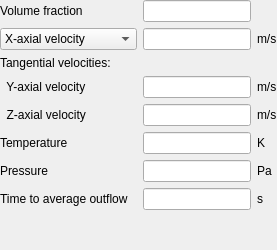
              <widget class="QWidget" name="page_fluid_mo">
               <layout class="QVBoxLayout" name="verticalLayout_5">
                <property name="leftMargin">
                 <number>0</number>
                </property>
                <property name="topMargin">
                 <number>0</number>
                </property>
                <property name="rightMargin">
                 <number>0</number>
                </property>
                <property name="bottomMargin">
                 <number>0</number>
                </property>
                <item>
                 <layout class="QGridLayout" name="gridLayout_14" columnstretch="0,1,0">
                  <property name="leftMargin">
                   <number>0</number>
                  </property>
                  <property name="topMargin">
                   <number>0</number>
                  </property>
                  <property name="rightMargin">
                   <number>0</number>
                  </property>
                  <property name="bottomMargin">
                   <number>0</number>
                  </property>
                  <item row="4" column="0">
                   <widget class="QLabel" name="label_fluid_velocity_2_3">
                    <property name="text">
                     <string>  Z-axial velocity</string>
                    </property>
                   </widget>
                  </item>
                  <item row="0" column="1">
                   <widget class="LineEdit" name="lineedit_keyword_bc_ep_g_3_args_BC">
                    <property name="readOnly">
                     <bool>true</bool>
                    </property>
                   </widget>
                  </item>
                  <item row="0" column="0">
                   <widget class="QLabel" name="label_bc_ep_g_3">
                    <property name="text">
                     <string>Volume fraction</string>
                    </property>
                   </widget>
                  </item>
                  <item row="1" column="1">
                   <widget class="LineEdit" name="lineedit_fluid_outflow"/>
                  </item>
                  <item row="1" column="2">
                   <widget class="QLabel" name="label_fluid_outflow_units">
                    <property name="text">
                     <string>m/s</string>
                    </property>
                   </widget>
                  </item>
                  <item row="2" column="0">
                   <widget class="QLabel" name="label_fluid_velocities_3">
                    <property name="font">
                     <font>
                      <weight>50</weight>
                      <bold>false</bold>
                     </font>
                    </property>
                    <property name="text">
                     <string>Tangential velocities:</string>
                    </property>
                   </widget>
                  </item>
                  <item row="3" column="0">
                   <widget class="QLabel" name="label_fluid_velocity_1_3">
                    <property name="text">
                     <string>  Y-axial velocity</string>
                    </property>
                   </widget>
                  </item>
                  <item row="6" column="0">
                   <widget class="QLabel" name="label_bc_p_g_3">
                    <property name="text">
                     <string>Pressure</string>
                    </property>
                   </widget>
                  </item>
                  <item row="3" column="1">
                   <widget class="LineEdit" name="lineedit_fluid_velocity_1_3"/>
                  </item>
                  <item row="4" column="1">
                   <widget class="LineEdit" name="lineedit_fluid_velocity_2_3"/>
                  </item>
                  <item row="3" column="2">
                   <widget class="QLabel" name="label_fluid_velocity_1_3_units">
                    <property name="text">
                     <string>m/s</string>
                    </property>
                   </widget>
                  </item>
                  <item row="5" column="1">
                   <widget class="LineEdit" name="lineedit_keyword_bc_t_g_3_args_BC"/>
                  </item>
                  <item row="4" column="2">
                   <widget class="QLabel" name="label_solids_velocity_2_3_units">
                    <property name="text">
                     <string>m/s</string>
                    </property>
                   </widget>
                  </item>
                  <item row="5" column="0">
                   <widget class="QLabel" name="label_bc_t_g_3">
                    <property name="text">
                     <string>Temperature</string>
                    </property>
                   </widget>
                  </item>
                  <item row="6" column="1">
                   <widget class="LineEdit" name="lineedit_keyword_bc_p_g_3_args_BC"/>
                  </item>
                  <item row="5" column="2">
                   <widget class="QLabel" name="label_bc_t_g_units_3">
                    <property name="text">
                     <string>K</string>
                    </property>
                   </widget>
                  </item>
                  <item row="6" column="2">
                   <widget class="QLabel" name="label_bc_p_g_units_3">
                    <property name="text">
                     <string>Pa</string>
                    </property>
                   </widget>
                  </item>
                  <item row="7" column="1">
                   <widget class="LineEdit" name="lineedit_bc_dt_0"/>
                  </item>
                  <item row="1" column="0">
                   <widget class="QStackedWidget" name="stackedwidget_fluid_outflow">
                    <property name="sizePolicy">
                     <sizepolicy hsizetype="Preferred" vsizetype="Maximum">
                      <horstretch>0</horstretch>
                      <verstretch>0</verstretch>
                     </sizepolicy>
                    </property>
                    <property name="currentIndex">
                     <number>0</number>
                    </property>
                    <widget class="QWidget" name="subpage_fluid_outflow_MO">
                     <property name="sizePolicy">
                      <sizepolicy hsizetype="Preferred" vsizetype="Minimum">
                       <horstretch>0</horstretch>
                       <verstretch>0</verstretch>
                      </sizepolicy>
                     </property>
                     <layout class="QGridLayout" name="gridLayout_15">
                      <property name="leftMargin">
                       <number>0</number>
                      </property>
                      <property name="topMargin">
                       <number>0</number>
                      </property>
                      <property name="rightMargin">
                       <number>0</number>
                      </property>
                      <property name="bottomMargin">
                       <number>0</number>
                      </property>
                      <item row="0" column="0">
                       <widget class="ComboBox" name="combobox_fluid_outflow_type">
                        <property name="sizePolicy">
                         <sizepolicy hsizetype="Preferred" vsizetype="Minimum">
                          <horstretch>0</horstretch>
                          <verstretch>0</verstretch>
                         </sizepolicy>
                        </property>
                        <property name="font">
                         <font>
                          <weight>50</weight>
                          <bold>false</bold>
                         </font>
                        </property>
                        <property name="sizeAdjustPolicy">
                         <enum>QComboBox::AdjustToContents</enum>
                        </property>
                        <item>
                         <property name="text">
                          <string>X-axial velocity</string>
                         </property>
                        </item>
                        <item>
                         <property name="text">
                          <string>Volumetric flow rate</string>
                         </property>
                        </item>
                        <item>
                         <property name="text">
                          <string>Mass flow rate</string>
                         </property>
                        </item>
                       </widget>
                      </item>
                     </layout>
                    </widget>
                    <widget class="QWidget" name="subpage_fluid_outflow_CG_MO">
                     <layout class="QGridLayout" name="gridLayout_16">
                      <property name="leftMargin">
                       <number>0</number>
                      </property>
                      <property name="topMargin">
                       <number>0</number>
                      </property>
                      <property name="rightMargin">
                       <number>0</number>
                      </property>
                      <property name="bottomMargin">
                       <number>0</number>
                      </property>
                      <item row="0" column="0">
                       <widget class="QLabel" name="label_bc_u_g_3">
                        <property name="text">
                         <string>X-axial velocity</string>
                        </property>
                       </widget>
                      </item>
                     </layout>
                    </widget>
                   </widget>
                  </item>
                  <item row="7" column="0">
                   <widget class="QLabel" name="label_bc_dt_0">
                    <property name="text">
                     <string>Time to average outflow</string>
                    </property>
                   </widget>
                  </item>
                  <item row="7" column="2">
                   <widget class="QLabel" name="label_bc_dt_0_units">
                    <property name="text">
                     <string>s</string>
                    </property>
                   </widget>
                  </item>
                 </layout>
                </item>
                <item>
                 <spacer name="verticalSpacer_4">
                  <property name="orientation">
                   <enum>Qt::Vertical</enum>
                  </property>
                  <property name="sizeHint" stdset="0">
                   <size>
                    <width>20</width>
                    <height>40</height>
                   </size>
                  </property>
                 </spacer>
                </item>
               </layout>
              </widget>
